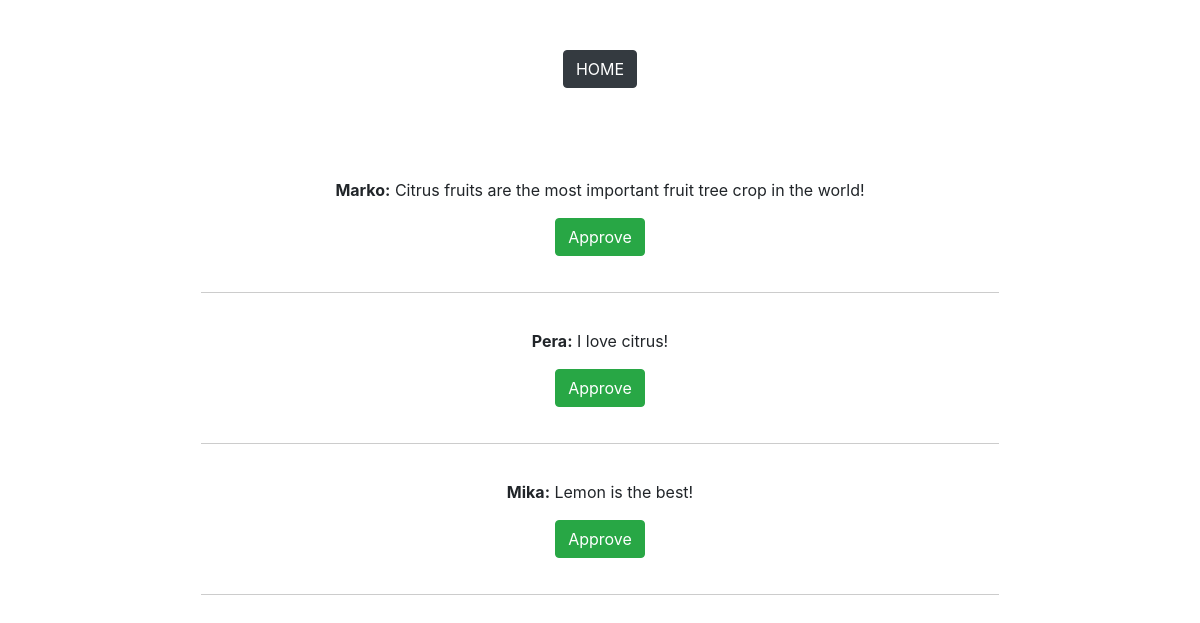
Page /index.php?page=admin on the committed database.
### tables this page shows
CREATE TABLE `comments` (
  `id` int(11) NOT NULL,
  `name` varchar(50) NOT NULL,
  `email` varchar(50) NOT NULL,
  `comment` text NOT NULL,
  `approved` tinyint(1) NOT NULL
);

### core/Service/show_admin.php (called while the page is built, shortened)
<?php
$commentRepository = new CommentRepository();
$comments = $commentRepository->getUnapproved();
include 'views/admin.php';

### core/Repository/CommentRepository.php (called while the page is built, shortened)
<?php
class CommentRepository implements RepositoryInterface
{
    private $table = 'comments';
    public function getUnapproved()
    {
        try
        {
            $connection = Database::getInstance();
            $connection = $connection->getConnection();
            $statement = $connection->query("SELECT * FROM $this->table WHERE approved = false");
            $comments = $statement->fetchAll(PDO::FETCH_CLASS, Comment::class);
            return $comments;
        }
        catch (\Exception $e)
        {
            echo $e->getMessage();
        }
    }
}

### core/Entity/Comment.php (called while the page is built, shortened)
<?php
class Comment implements \JsonSerializable
{
    private $id;
    private $name;
    private $comment;
    public function getName()
    {
        return $this->name;
    }
    public function getComment()
    {
        return $this->comment;
    }
    public function getId()
    {
        return $this->id;
    }
}

### views/admin.php (the view, shortened to what this page needs)
<?php
    include 'views/includes/head.php';
?>
<body>
<div class="container">
    <div class="row">
        <div class="col-md-12 page-button">
            <a class="btn btn-dark" href="index.php?page=home" role="button">HOME</a>
        </div>
    </div>
    <div class="row admin unapproved-comments">
        <?php
        foreach($comments as $comment): ?>
            <div class="col-md-8 offset-md-2 admin-comments">
                <p><b><?= $comment->getName() ?>:</b> <?= $comment->getComment() ?></p>
                    <button type="button" class="btn btn-success approve" data-id="<?= $comment->getId()
                    ?>">Approve</button>
            </div> <hr>
        <?php endforeach; ?>
    </div>
</body>
</html>

### public/css/style.css (style rules this page uses)
.product h3,p { text-align: center; }
.page-button { text-align: center; margin-top: 50px; }
.admin { margin-top: 70px; }
.admin-comments { padding: 20px; text-align: center; }
hr { border: 0; clear:both; display:block; width: 70%; background-color: #ccc; height: 1px; }

### rows in the picture
comments: name "Marko", comment "Citrus fruits are the most important fruit tree crop in the world!"
comments: name "Pera", comment "I love citrus!"
comments: name "Mika", comment "Lemon is the best!"
